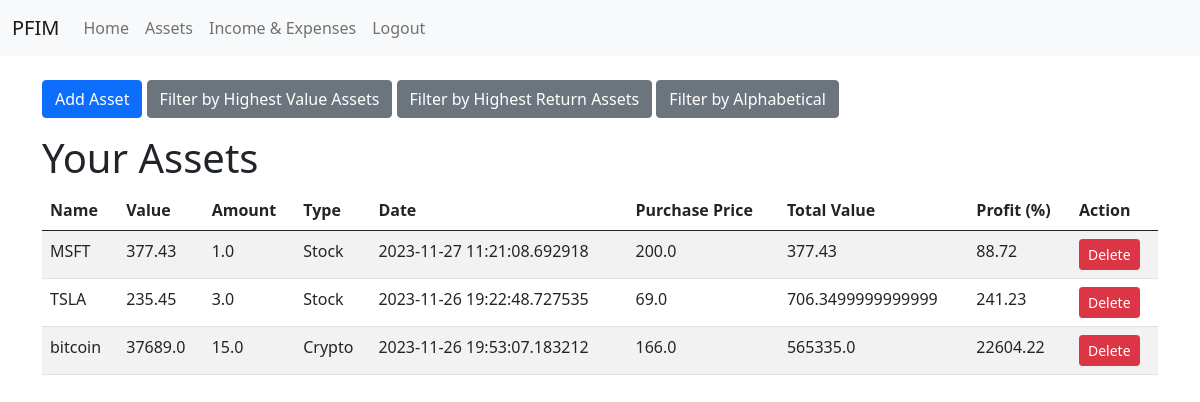
The page /assets (signed in) on the database as committed earlier.
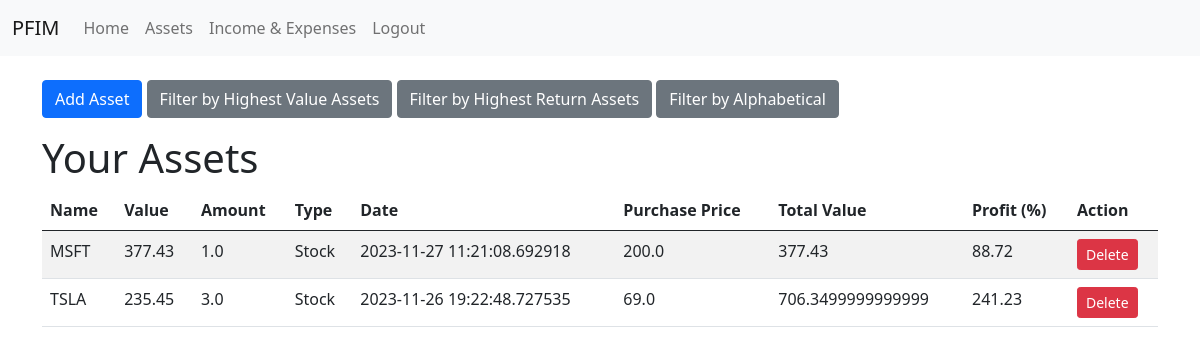
The same page on the database as committed later.
### tables this page shows
CREATE TABLE assets (
            assetid INTEGER PRIMARY KEY AUTOINCREMENT,
            name VARCHAR(64) NOT NULL,
            value FLOAT NOT NULL,
            amount FLOAT NOT NULL,
            assettypeid INTEGER REFERENCES assettype(assettypeid),
            date TIMESTAMP,
            userid INTEGER REFERENCES users(userid),
            purchaseprice FLOAT NOT NULL
        );

### index.py (the view)
@app.route('/assets')
def show_assets():
    assets = db.get_assets_for_user(session['id'])
    return render_template('assets.html', assets=assets)

### DBoperations.py (called while the page is built)
def get_db_connection():
    conn = sqlite3.connect(DATABASE, check_same_thread=False)
    return conn

def get_assets_for_user(userid):
    conn = get_db_connection()
    cur = conn.cursor()
    cur.execute("""
        SELECT
            assetid,
            name,
            value,
            amount,
            assettypeid,
            date,
            userid,
            purchaseprice,
            value * amount AS total_value,
            ((value * amount) - (purchaseprice * amount)) / (purchaseprice * amount) * 100 AS profit_percentage
        FROM
            assets
        WHERE
            userid = ?;
    """, (userid,))
    assets = cur.fetchall()
    conn.close()
    return assets

### templates/assets.html (shortened to what this page needs)
<!DOCTYPE html>
<html>
<head>
    <link href="https://cdn.jsdelivr.net/npm/bootstrap@5.1.0/dist/css/bootstrap.min.css" rel="stylesheet">
</head>
<body>
    {% include 'navbar.html' %}
    <div class="container mt-4">
        <div class="mb-3">
            <button class="btn btn-primary" onclick="location.href='/addasset'">Add Asset</button>
            <button class="btn btn-secondary" onclick="location.href='/filter_highest_assets'">Filter by Highest Value Assets</button>
            <button class="btn btn-secondary" onclick="location.href='/filter_highest_return_assets'">Filter by Highest Return Assets</button>
            <button class="btn btn-secondary" onclick="location.href='/filter_alphabetical '">Filter by Alphabetical </button>
        </div>
        <h1>Your Assets</h1>
        <table class="table table-striped table-hover">
            <thead>
                <tr>
                    <th>Name</th>
                    <th>Value</th>
                    <th>Amount</th>
                    <th>Type</th>
                    <th>Date</th>
                    <th>Purchase Price</th>
                    <th>Total Value</th>
                    <th>Profit (%)</th>
                    <th>Action</th>
                </tr>
            </thead>
            <tbody>
                {% for asset in assets %}
                <tr>
                    <td>{{ asset[1] }}</td>
                    <td>{{ asset[2] }}</td>
                    <td>{{ asset[3] }}</td>
                    <td>{{ 'Crypto' if asset[4] == 0 else 'Stock' }}</td>
                    <td>{{ asset[5] }}</td>
                    <td>{{ asset[7] }}</td>
                    <td>{{ asset[8] }}</td>
                    <td>{{ "%.2f"|format(asset[9]) }}</td>
                    <td>
                        <form action="/delete_asset" method="post">
                            <button type="submit" class="btn btn-danger btn-sm">Delete</button>
                        </form>
                    </td>
                </tr>
                {% endfor %}
            </tbody>
        </table>
    </div>
</body>
</html>

### templates/navbar.html (shortened to what this page needs)
<!DOCTYPE html>
<html>
<head>
    <link href="https://cdn.jsdelivr.net/npm/bootstrap@5.0.0/dist/css/bootstrap.min.css" rel="stylesheet">
</head>
<body>
    <nav class="navbar navbar-expand-lg navbar-light bg-light">
        <div class="container-fluid">
            <a class="navbar-brand" href="/">PFIM</a>
            <div class="collapse navbar-collapse" id="navbarNav">
                <ul class="navbar-nav">
                    {% if session['id'] %}
                        <li class="nav-item"><a class="nav-link" href="/dashboard">Home</a></li>
                        <li class="nav-item"><a class="nav-link" href="/assets">Assets</a></li>
                        <li class="nav-item"><a class="nav-link" href="/incomeandexpenses">Income & Expenses</a></li>
                        <li class="nav-item"><a class="nav-link" href="/logout">Logout</a></li>
                        <li class="nav-item" style="float:right"><a class="nav-link" href="#">{{ session['user_name'] }}</a></li>
                    {% else %}
                        <li class="nav-item"><a class="nav-link" href="/">Home</a></li>
                        <li class="nav-item"><a class="nav-link" href="/login">Login</a></li>
                        <li class="nav-item"><a class="nav-link" href="/register">Register</a></li>
                    {% endif %}
                </ul>
            </div>
        </div>
    </nav>
</body>
</html>

Rows that differ between the two databases and show on the page:
removed assets: name "bitcoin", value "37689.0", amount "15.0", assettypeid "Crypto", date "2023-11-26 19:53:07.183212", purchaseprice "166.0", asset "565335.0", asset "22604.22"
